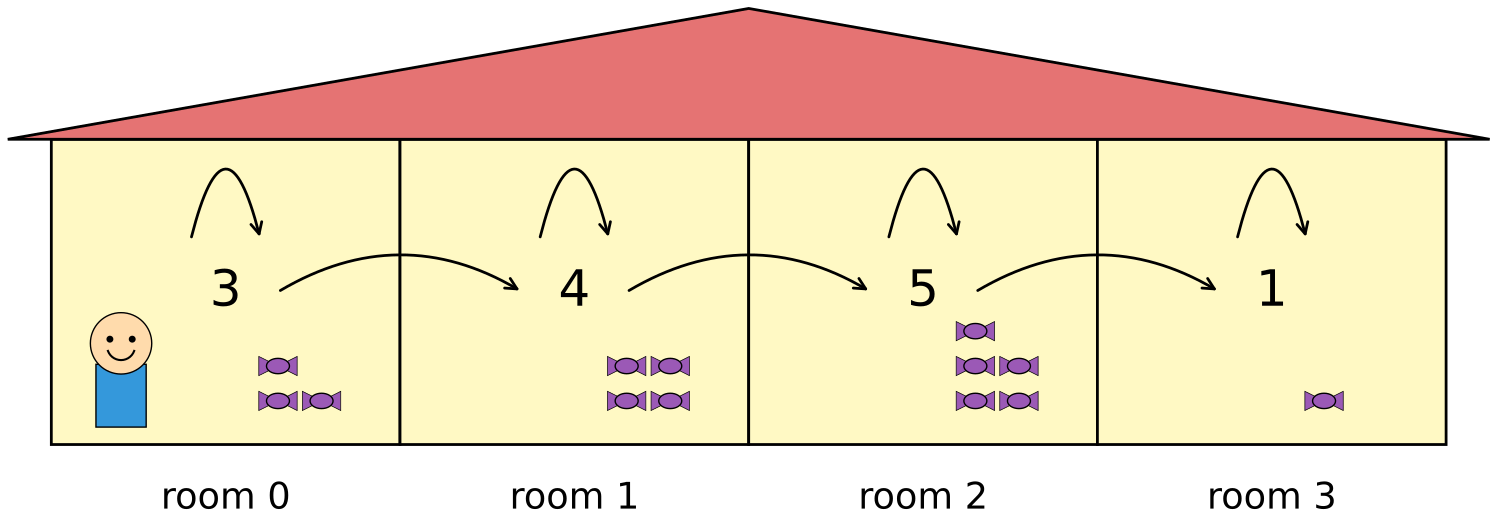

Write the Python code that produced this figure.
import numpy as np
import matplotlib.pyplot as plt
from matplotlib.patches import Rectangle, Polygon, Circle, FancyArrowPatch, Ellipse

def draw_kid(ax, x, y, s=0.4):
    """Draws a kid character inside a room."""
    # Head
    ax.add_patch(Circle((x, y + 0.35*s), 0.22*s, facecolor="#FFDBAC", edgecolor="black", lw=1, zorder=10))
    # Body (Shirt)
    ax.add_patch(Rectangle((x - 0.18*s, y - 0.25*s), 0.36*s, 0.45*s, facecolor="#3498db", edgecolor="black", lw=1, zorder=9))
    # Eyes
    ax.add_patch(Circle((x - 0.08*s, y + 0.38*s), 0.025*s, facecolor="black", zorder=11))
    ax.add_patch(Circle((x + 0.08*s, y + 0.38*s), 0.025*s, facecolor="black", zorder=11))
    # Smile
    theta = np.linspace(200, 340, 15)
    ax.plot(x + 0.1*s*np.cos(np.radians(theta)), y + 0.33*s + 0.1*s*np.sin(np.radians(theta)), color="black", lw=1.5, zorder=11)

def draw_candy(ax, x, y, s=0.2, bitter=False):
    """Draws a sweet candy or a horrible-tasting one."""
    color = "#9b59b6" if not bitter else "#3e2723" 
    tri_l = Polygon([[x-s, y+s/2], [x-s, y-s/2], [x, y]], facecolor=color, edgecolor="black", lw=0.5, zorder=7)
    tri_r = Polygon([[x+s, y+s/2], [x+s, y-s/2], [x, y]], facecolor=color, edgecolor="black", lw=0.5, zorder=7)
    center = Ellipse((x, y), width=s*1.2, height=s*0.8, facecolor=color, edgecolor="black", lw=1, zorder=8)
    ax.add_patch(tri_l)
    ax.add_patch(tri_r)
    ax.add_patch(center)
    
    if bitter:
        ax.plot([x-s/2.5, x+s/2.5], [y-s/2.5, y+s/2.5], color="black", lw=1.5, zorder=9)
        ax.plot([x-s/2.5, x+s/2.5], [y+s/2.5, y-s/2.5], color="black", lw=1.5, zorder=9)
        ax.plot([x-0.1, x-0.15], [y+0.2, y+0.35], color="black", lw=0.5, zorder=9)
        ax.plot([x+0.1, x+0.15], [y+0.2, y+0.35], color="black", lw=0.5, zorder=9)

def make_house_new_values(save_path="candy_collection_2.pdf", show=True):
    # Updated rewards as requested: 3, 4, 5, 1
    rewards = [3, 4, 5, 1]
    candy_counts = [3, 4, 5, 1] 
    
    num_rooms = len(rewards)
    room_w, room_h = 4.0, 3.5
    
    fig, ax = plt.subplots(figsize=(16, 8))
    
    for i in range(num_rooms):
        x_start = i * room_w
        
        # 1. Draw Room
        rect = Rectangle((x_start, 0), room_w, room_h, facecolor="#FFF9C4", edgecolor="black", lw=2, zorder=2)
        ax.add_patch(rect)
        
        # 2. Reward Text (Centered)
        reward_y = room_h / 2
        ax.text(x_start + room_w/2, reward_y, str(rewards[i]), ha="center", va="center", 
                fontsize=36, fontweight="normal", zorder=5)
        
        # 3. Room Labels
        ax.text(x_start + room_w/2, -0.42, f"room {i}", ha="center", va="top", fontsize=26.4)

        # 4. Draw Candies (Shifted right to avoid overlap)
        count = candy_counts[i]
        # None of the new rewards are negative, so bitter is False for all
        spacing_x, spacing_y = 0.5, 0.4
        start_x = x_start + room_w * 0.65
        
        for c in range(count):
            cx = start_x + (c % 2) * spacing_x
            cy = 0.5 + (c // 2) * spacing_y
            draw_candy(ax, cx, cy, s=0.22, bitter=False)

    # 5. Common Roof
    roof_h = 1.5
    roof = Polygon([[-0.5, room_h], [num_rooms*room_w + 0.5, room_h], 
                    [(num_rooms*room_w)/2, room_h + roof_h]], 
                   facecolor="#E57373", edgecolor="black", lw=2, zorder=3)
    ax.add_patch(roof)

    # 6. Kid in Room 0
    draw_kid(ax, 0.8, 0.6, s=1.6)

    # 7. Arrows (Polished spacing)
    for i in range(num_rooms):
        x_c = i * room_w + room_w/2
        
        # Self-loop (Stay)
        loop_y = reward_y + 0.6 
        ax.add_patch(FancyArrowPatch((x_c - 0.4, loop_y), (x_c + 0.4, loop_y),
                                     connectionstyle="arc3,rad=-2.0", arrowstyle='->,head_width=4,head_length=8',
                                     lw=2, color="black", zorder=6))
        
        # Move Arrow
        if i < num_rooms - 1:
            ax.add_patch(FancyArrowPatch((x_c + 0.6, reward_y), (x_c + room_w - 0.6, reward_y),
                                         connectionstyle="arc3,rad=-0.3", arrowstyle='->,head_width=4,head_length=8',
                                         lw=2, color="black", zorder=6))

    ax.set_aspect("equal")
    ax.axis("off")
    ax.set_xlim(-1, num_rooms * room_w + 1)
    ax.set_ylim(-1.5, room_h + roof_h + 0.5)

    plt.tight_layout()
    plt.savefig(save_path, bbox_inches="tight")
    if show:
        plt.show()
    plt.close(fig)

if __name__ == "__main__":
    make_house_new_values()
